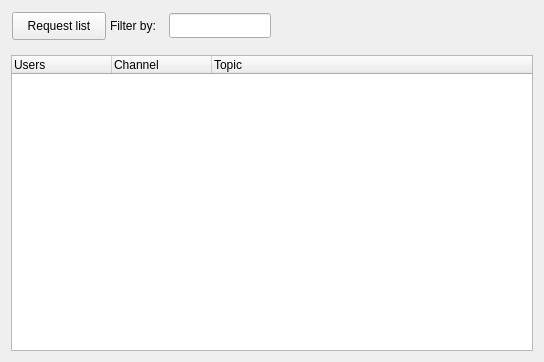
<ui version="4.0" >
 <class>listChannelClass</class>
 <widget class="QWidget" name="listChannelClass" >
  <property name="geometry" >
   <rect>
    <x>0</x>
    <y>0</y>
    <width>544</width>
    <height>362</height>
   </rect>
  </property>
  <property name="windowTitle" >
   <string>Channels List</string>
  </property>
  <property name="windowIcon" >
   <iconset resource="irc.qrc" >
    <normaloff>:/icons/irc-online.png</normaloff>:/icons/irc-online.png</iconset>
  </property>
  <layout class="QVBoxLayout" name="verticalLayout" >
   <item>
    <layout class="QHBoxLayout" name="horizontalLayout_2" >
     <item>
      <widget class="QFrame" name="frame" >
       <property name="minimumSize" >
        <size>
         <width>281</width>
         <height>31</height>
        </size>
       </property>
       <property name="maximumSize" >
        <size>
         <width>281</width>
         <height>16777215</height>
        </size>
       </property>
       <property name="frameShape" >
        <enum>QFrame::NoFrame</enum>
       </property>
       <property name="frameShadow" >
        <enum>QFrame::Raised</enum>
       </property>
       <widget class="QLineEdit" name="editFilter" >
        <property name="geometry" >
         <rect>
          <x>158</x>
          <y>2</y>
          <width>102</width>
          <height>25</height>
         </rect>
        </property>
        <property name="maximumSize" >
         <size>
          <width>102</width>
          <height>16777215</height>
         </size>
        </property>
       </widget>
       <widget class="QLabel" name="label" >
        <property name="geometry" >
         <rect>
          <x>99</x>
          <y>1</y>
          <width>55</width>
          <height>28</height>
         </rect>
        </property>
        <property name="text" >
         <string>Filter by:</string>
        </property>
       </widget>
       <widget class="QToolButton" name="btnRequest" >
        <property name="geometry" >
         <rect>
          <x>1</x>
          <y>1</y>
          <width>94</width>
          <height>28</height>
         </rect>
        </property>
        <property name="text" >
         <string>Request list</string>
        </property>
       </widget>
      </widget>
     </item>
     <item>
      <widget class="QFrame" name="frame_2" >
       <property name="minimumSize" >
        <size>
         <width>151</width>
         <height>31</height>
        </size>
       </property>
       <property name="frameShape" >
        <enum>QFrame::NoFrame</enum>
       </property>
       <property name="frameShadow" >
        <enum>QFrame::Raised</enum>
       </property>
       <layout class="QHBoxLayout" name="horizontalLayout" >
        <item>
         <widget class="QLabel" name="labelStatus" >
          <property name="text" >
           <string/>
          </property>
         </widget>
        </item>
        <item>
         <spacer name="horizontalSpacer" >
          <property name="orientation" >
           <enum>Qt::Horizontal</enum>
          </property>
          <property name="sizeHint" stdset="0" >
           <size>
            <width>207</width>
            <height>20</height>
           </size>
          </property>
         </spacer>
        </item>
        <item>
         <widget class="QLabel" name="imgLoad" >
          <property name="text" >
           <string>&lt;!DOCTYPE HTML PUBLIC "-//W3C//DTD HTML 4.0//EN" "http://www.w3.org/TR/REC-html40/strict.dtd">
&lt;html>&lt;head>&lt;meta name="qrichtext" content="1" />&lt;style type="text/css">
p, li { white-space: pre-wrap; }
&lt;/style>&lt;/head>&lt;body style=" font-family:'Sans Serif'; font-size:10pt; font-weight:400; font-style:normal;">
&lt;p style=" margin-top:0px; margin-bottom:0px; margin-left:0px; margin-right:0px; -qt-block-indent:0; text-indent:0px;">&lt;img src=":/icons/irc-loading.gif" />&lt;/p>&lt;/body>&lt;/html></string>
          </property>
         </widget>
        </item>
       </layout>
      </widget>
     </item>
    </layout>
   </item>
   <item>
    <widget class="QTreeWidget" name="table" >
     <column>
      <property name="text" >
       <string>Users</string>
      </property>
     </column>
     <column>
      <property name="text" >
       <string>Channel</string>
      </property>
     </column>
     <column>
      <property name="text" >
       <string>Topic</string>
      </property>
     </column>
    </widget>
   </item>
  </layout>
 </widget>
 <resources>
  <include location="irc.qrc" />
 </resources>
 <connections/>
</ui>
